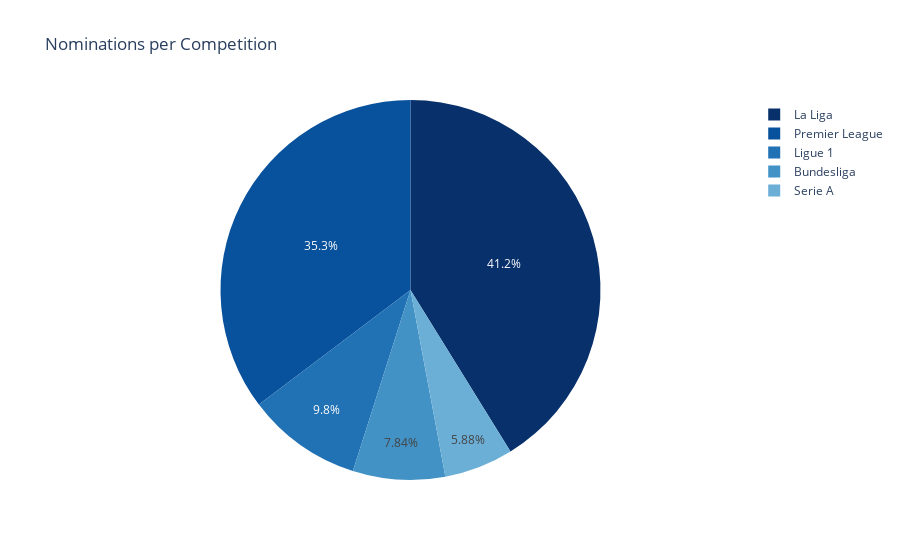

This figure's notebook cell:
### Markdown cell above
## League
Concerning domestic competitions, all players in five last Ballon d'Or editions play in one of the big five leagues:
- La Liga (Spain)
- Premier League (UK)
- Ligue 1 (France)
- Bundesliga (Germany)
- Serie A (Italy)

La Liga and Premier League have the greatest representation.

### Code cell
league_piechart = pd.DataFrame(last_5_years_with_gk['league_name'].value_counts())
league_piechart.reset_index(drop=False, inplace=True)

fig = px.pie(league_piechart, values='league_name', names='index', title='Nominations per Competition', color_discrete_sequence= px.colors.sequential.Blues_r)
fig.show()

### Figure 1 — Plotly figure (JSON) as saved in the notebook; plotly's stock layout.template omitted (floating-point values rounded to 4 significant figures)
{"data": [{"domain": {"x": [0, 1], "y": [0, 1]}, "hovertemplate": "index=%{label}<br>league_name=%{value}<extra></extra>", "labels": ["La Liga", "Premier League", "Ligue 1", "Bundesliga", "Serie A"], "legendgroup": "", "name": "", "showlegend": true, "type": "pie", "values": [21, 18, 5, 4, 3]}], "layout": {"legend": {"tracegroupgap": 0}, "piecolorway": ["rgb(8,48,107)", "rgb(8,81,156)", "rgb(33,113,181)", "rgb(66,146,198)", "rgb(107,174,214)", "rgb(158,202,225)", "rgb(198,219,239)", "rgb(222,235,247)", "rgb(247,251,255)"], "title": {"text": "Nominations per Competition"}}}
